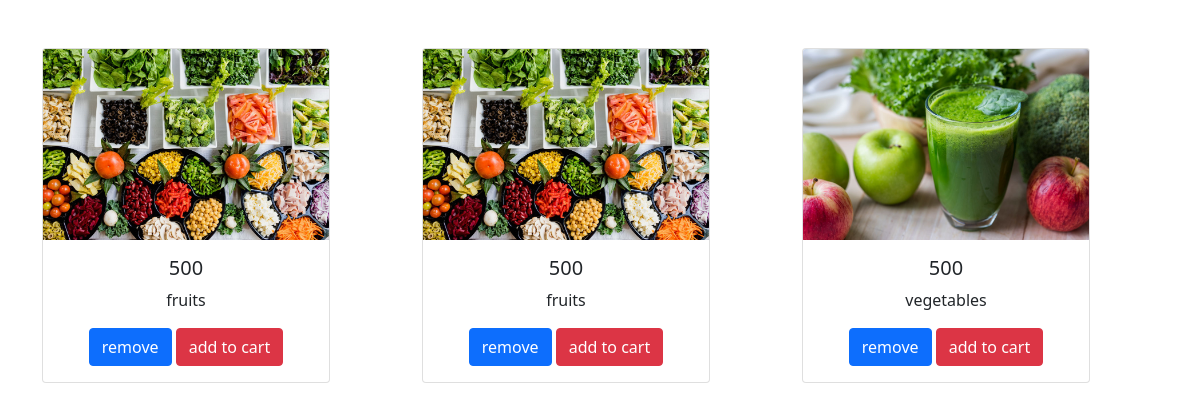
The app's page /wishlist/ with its own data.
### mtapp/models.py (models this page shows, shortened)
class wishlist(models.Model):
    product_image = models.ImageField()
    product_name = models.CharField(max_length=30)
    product_price = models.IntegerField()

### mtapp/views.py (the view)
# urls.py: path('wishlist/',wishlistdisplay),
def wishlistdisplay(request):
    c = wishlist.objects.all()
    product = []
    price = []
    name = []
    id = []
    for i in c:
        id3 = i.id
        id.append(id3)
        pi = i.product_image
        product.append(str(pi).split('/')[-1])
        pp = i.product_price
        price.append(pp)
        pn = i.product_name
        name.append(pn)
    mylist = zip(product, price, name, id)
    print(id)
    return render(request, 'wishlist.html', {'mylist': mylist})

### mtapp/templates/wishlist.html (shortened to what this page needs)
<!DOCTYPE html>
<html lang="en">
{% load static %}
<head>
    <link href="https://cdn.jsdelivr.net/npm/bootstrap@5.0.2/dist/css/bootstrap.min.css" rel="stylesheet">
</head>
<body>
<div class="container mt-5">
    <div class="row">
        {% for i,j,k,l in mylist %}
          <div class="col-sm-12 col-lg-4 d-flex justify-content-centre text-center text-center pb-4">
              <div class="card" style="width: 18rem;">
                  <img src="/static/images/{{i}}" class="card-img-top" alt="...">
                  <div class="card-body">
                    <h5 class="card-title">{{j}}</h5>
                    <p class="card-text">{{k}}</p>
                      <a href="http://127.0.0.1:8000/delwish/{{l}}" class="btn btn-primary">remove</a>
                      <a href="http://127.0.0.1:8000/" class="btn btn-danger">add to cart</a>
                  </div>
              </div>
          </div>
        {% endfor %}
    </div>
</div>
</body>
</html>

### records on screen
wishlist: mylist "fruits"
wishlist: mylist "fruits"
wishlist: mylist "vegetables"

### other values on screen
{{ j }} "500" "500" "500"
